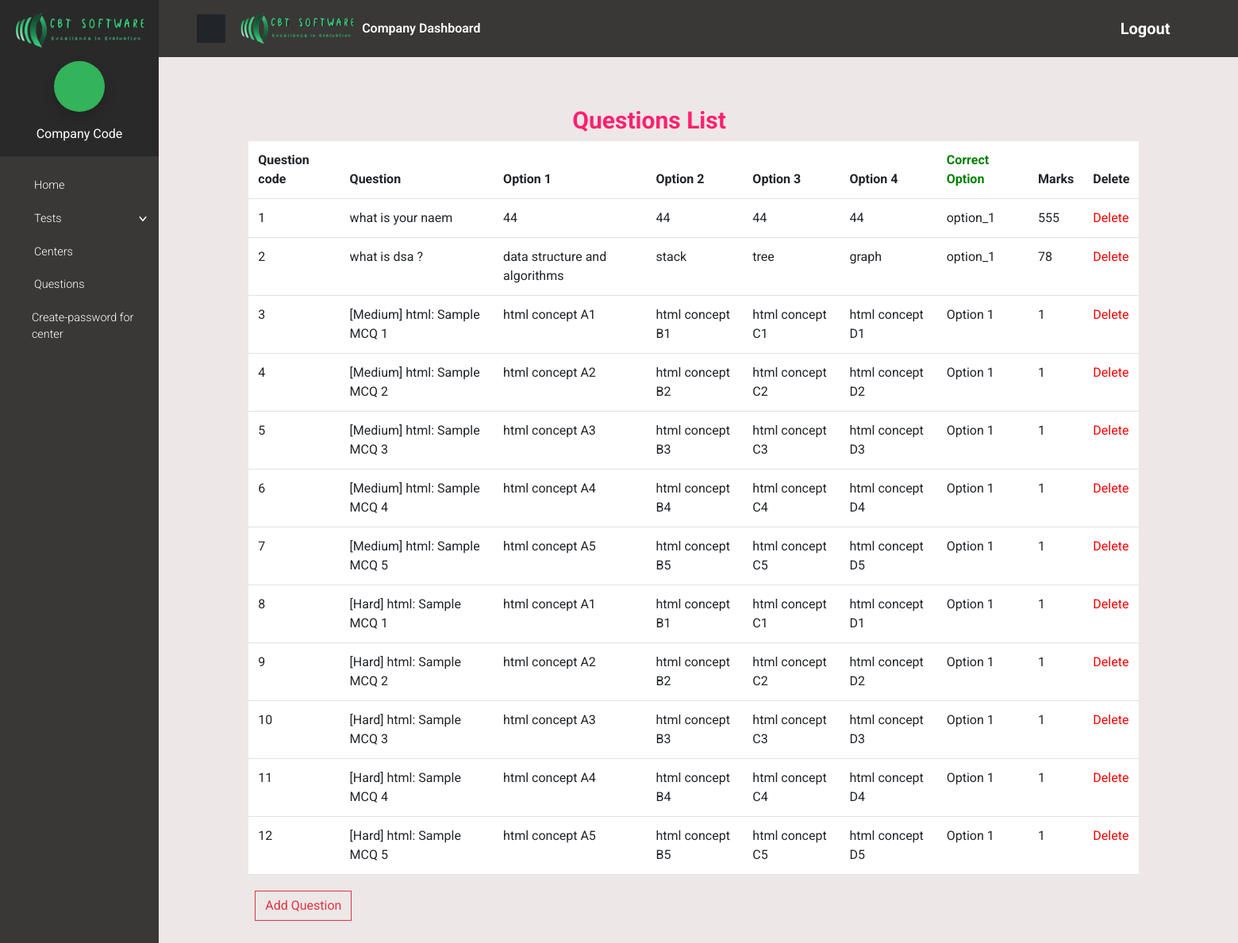
/questions/ (signed in), run on the app's committed database.
### companylogin/models.py (models this page shows, shortened)
class Question(models.Model):
    test = models.ForeignKey(Test, on_delete=models.CASCADE, null=True, blank=True, related_name='questions')
    question = models.CharField(max_length=512)
    option_1 = models.CharField(max_length=256)
    option_2 = models.CharField(max_length=256)
    option_3 = models.CharField(max_length=256)
    option_4 = models.CharField(max_length=256)
    correct_option = models.CharField(max_length=256)
    marks = models.PositiveIntegerField()

### companylogin/views.py (the view)
# urls.py: path('questions/',views.questions,name="questions"),
@require_role('company')
def questions(request):
    questions = Question.objects.all()
    return render(request,'questions.html',{ 'questions':questions})

### companylogin/templates/questions.html (shortened to what this page needs)
{% load static %}
<!DOCTYPE html>
<html>
    <head>
        <link rel="stylesheet" href="{% static 'vendor/choices.js/public/assets/styles/choices.min.css' %}">
        <link rel="stylesheet" href="{% static 'vendor/overlayscrollbars/css/OverlayScrollbars.min.css' %}">
        <link rel="stylesheet" href="{% static 'static/css/main.css' %}">
        <link rel="stylesheet" href="{% static 'css/custom.css' %}">
    </head>
    <body>
        {% include 'com_header.html' %}
        <div class="page " style="background-color: #ddd2d287;" >
            <div class="container offset-md-1" id="question_table">
                <div class="row p-1"style="margin-top:10%;" >
                    <table class="table table-bordered-bg-danger" style="width: 85%;">
                        <thead>
                            <tr>
                                <h2 style="font-size:30px;color:#ff216f;margin-left: 30%;">Questions List</h2>
                            </tr>
                            <tr >
                                <th scope="col">Question code</th>
                                <th scope="col">Question</th>
                                <th scope="col">Option 1</th>
                                <th scope="col">Option 2</th>
                                <th scope="col">Option 3</th>
                                <th scope="col">Option 4</th>
                                <th scope="col"style="color: green;">Correct Option</th>
                                <th>Marks</th>
                                <th>Delete</th>
                            </tr>
                        </thead>
                        <tbody >
                            {% for question in questions %}
                                    <tr style="background-color: #ffffff;!important">
                                        <td>{{ question.id }}</td>
                                        <td>{{ question.question }}</td>
                                        <td>{{ question.option_1 }}</td>
                                        <td>{{ question.option_2 }}</td>
                                        <td>{{ question.option_3 }}</td>
                                        <td>{{ question.option_4 }}</td>
                                        <td>{{ question.correct_option }}</td>
                                        <td>{{ question.marks }}</td>
                                        <td><a href="#" style="color: red;">Delete</a></td>
                                    </tr>
                            {% endfor %}
                        </tbody>
                    </table>
                </div>
                <div class="row">
                    <div class="col">
                        <button class="btn btn-outline-danger" id="add_question_btn" >Add Question</button>
                    </div>
                </div>
            </div>
        </div>
        <link rel="stylesheet" href="https://use.fontawesome.com/releases/v5.7.1/css/all.css">
    </body>
</html>

### data on the page
Question: id "1", question "what is your naem", option_1 "44", option_2 "44", option_3 "44", option_4 "44", correct_option "option_1", marks "555"
Question: id "2", question "what is dsa ?", option_1 "data structure and algorithms", option_2 "stack", option_3 "tree", option_4 "graph", correct_option "option_1", marks "78"
Question: id "3", question "[Medium] html: Sample MCQ 1", option_1 "html concept A1", option_2 "html concept B1", option_3 "html concept C1", option_4 "html concept D1", correct_option "Option 1", marks "1"
Question: id "4", question "[Medium] html: Sample MCQ 2", option_1 "html concept A2", option_2 "html concept B2", option_3 "html concept C2", option_4 "html concept D2", correct_option "Option 1", marks "1"
Question: id "5", question "[Medium] html: Sample MCQ 3", option_1 "html concept A3", option_2 "html concept B3", option_3 "html concept C3", option_4 "html concept D3", correct_option "Option 1", marks "1"
Question: id "6", question "[Medium] html: Sample MCQ 4", option_1 "html concept A4", option_2 "html concept B4", option_3 "html concept C4", option_4 "html concept D4", correct_option "Option 1", marks "1"
Question: id "7", question "[Medium] html: Sample MCQ 5", option_1 "html concept A5", option_2 "html concept B5", option_3 "html concept C5", option_4 "html concept D5", correct_option "Option 1", marks "1"
Question: id "8", question "[Hard] html: Sample MCQ 1", option_1 "html concept A1", option_2 "html concept B1", option_3 "html concept C1", option_4 "html concept D1", correct_option "Option 1", marks "1"
Question: id "9", question "[Hard] html: Sample MCQ 2", option_1 "html concept A2", option_2 "html concept B2", option_3 "html concept C2", option_4 "html concept D2", correct_option "Option 1", marks "1"
Question: id "10", question "[Hard] html: Sample MCQ 3", option_1 "html concept A3", option_2 "html concept B3", option_3 "html concept C3", option_4 "html concept D3", correct_option "Option 1", marks "1"
Question: id "11", question "[Hard] html: Sample MCQ 4", option_1 "html concept A4", option_2 "html concept B4", option_3 "html concept C4", option_4 "html concept D4", correct_option "Option 1", marks "1"
Question: id "12", question "[Hard] html: Sample MCQ 5", option_1 "html concept A5", option_2 "html concept B5", option_3 "html concept C5", option_4 "html concept D5", correct_option "Option 1", marks "1"
